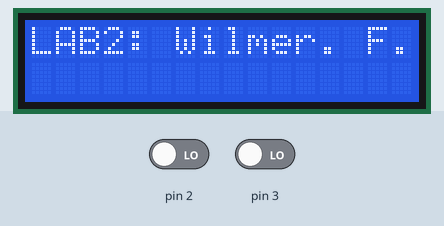
Bench run of a sketch on a simulated Arduino Uno, built with avr-gcc and run on an emulated ATmega328P. Shown: 16×2 character LCD. The inputs (shaded band) are chosen by the test bench; at power-on: pin 3 LOW, pin 2 LOW. Random numbers use the default seed unless the sketch sets one; what the sketch prints to the serial monitor is not drawn.

Above: at 1.2 s.
1.3 s: pin 3 driven HIGH
At 2.2 s:
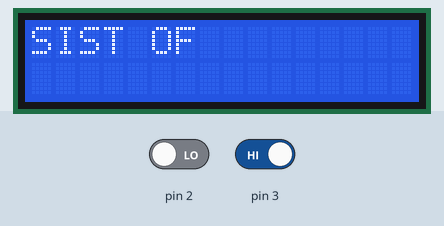
Timing chart, 0 to 4.3 s (numbered marks = the images above; inputs shaded):
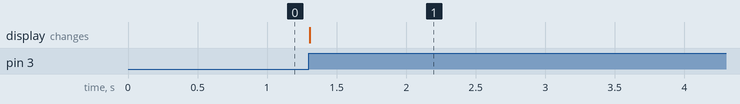

The sketch:

Farinango_Wilmer_Embebidos_lab1.ino
```cpp
//Variables LCD
#include <LiquidCrystal.h>
LiquidCrystal lcd(9, 8, 7, 6, 5, 4);
//variables de interrupcion
int band=0;
int band2=0;
//variables LEDS
int randm;
//variables del relog
int hors;
int mins;
//variables potenciometro
const int poth=0;
int leerpoth;
const int potm=1;
int leerpotm;
//variables de sensores
int led1=A2;
int led2=A3;
int led3=A4;
int led4=A5;

void setup() {
  //sensores
  pinMode(led1,INPUT);
  pinMode(led2,INPUT);
  pinMode(led3,INPUT);
  pinMode(led4,INPUT);

  // INTERRUPCIONES
  pinMode(2,INPUT);
  pinMode(3,INPUT);
  attachInterrupt(digitalPinToInterrupt(2),funcion,RISING);
  attachInterrupt(digitalPinToInterrupt(3),funcion2,RISING);
  //COMUNICACION SERIAL
  Serial.begin(9600);
  // LCD
  lcd.begin(16, 2);
  lcd.print("LAB2: Wilmer. F.");
}

void loop() {
  if(band2==1){
    lcd.clear();
    SisOFF();
    Serial.print("apagado\n");
    Serial.print(band2);
  }
  if(band2==2){
    SisON();
    Serial.print("encendido\n");
    Serial.print(band2);
  }
  //if(band==1)luces();
  //if(band==2)cambiar();
  //if(band==3)relog();
  if(band==4)alarmas();
  // MODOS
  /*a activacion 4 luces deforma aleatoria
  con un mınimo de activaci´on de 20 minutos
  */


}


void funcion(){
  band=band+1;
}

void funcion2(){
  band2=band2+1;
}
void SisON(){
  lcd.clear();
  lcd.setCursor(0, 0);
  lcd.print("SIST ON: MODO  0");
  delay(100);
}

void SisOFF(){
  lcd.clear();
  lcd.setCursor(0, 0);
  lcd.print("SIST OF");
  delay(1000);
}


void luces(){
  lcd.clear();
  for(int l=20;l>0;l--){
  randm=random(10,13);
  digitalWrite(randm,HIGH);
  delay(1000);
  digitalWrite(randm,LOW);
    lcd.setCursor(5, 0);
    lcd.print("LEDS");
    lcd.setCursor(0,1);
    if(l<10)lcd.print("0");
    lcd.print(l);

    Serial.print("LEDS\n");
    Serial.print(band);
  }
}
void relog(){
  //minutero
  lcd.setCursor(5, 0);
  lcd.print("RELOJ");
  mins=mins+1;
  lcd.setCursor(3, 1);
  if(mins<10)lcd.print("0");
  lcd.print(mins);
  //condicion para que el minutero regrese a 0 y horero avance 1
  if(mins==59){
    mins=0;
    hors=hors+1;
  }
  //horero
  lcd.setCursor(0,1);
  if(hors<10)lcd.print("0");
  lcd.print(hors);
  lcd.setCursor(2,1);
  lcd.print(":");
  //condicion del horero que regrese a 0 si ya es 23.
  if(hors==24){
    hors=0;
    mins=0;
  }
  delay(10);
}
void cambiar(){
  leerpoth=analogRead(poth)/44;
  hors=leerpoth;
  Serial.println(leerpoth);
  //horero
  lcd.setCursor(0,1);
  if(hors<10)lcd.print("0");
  lcd.print(hors);
  lcd.setCursor(2,1);
  lcd.print(":");
  //condicion del horero que regrese a 0 si ya es 23.
  if(hors==24){
    hors=0;
    mins=0;
  }


  leerpotm=analogRead(potm)/17.2;
  mins=leerpotm;
    //minutero
  lcd.setCursor(5, 0);
  lcd.print("RELOJ");
  mins=mins+1-1;
  lcd.setCursor(3, 1);
  if(mins<10)lcd.print("0");
  lcd.print(mins);
  //condicion para que el minutero regrese a 0 y horero avance 1

  Serial.println(leerpotm);

}

void alarmas(){
  if(led1==1)Serial.print("peligro\n");
  if(led2==1)Serial.print("peligro1\n");
  if(led3==1)Serial.print("peligro2\n");
  if(led4==1)Serial.print("peligro3\n");

}
```

Measured:
- after the input at 1.3 s, the display: changes at once (image 1)
